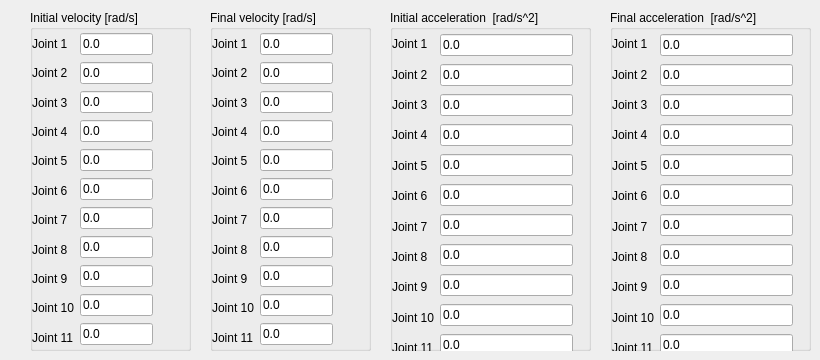
   <widget class="QWidget" name="tab_huml_bounds">
    <attribute name="title">
     <string>Boundary conditions</string>
    </attribute>
    <widget class="QGroupBox" name="groupBox_init_vel">
     <property name="geometry">
      <rect>
       <x>30</x>
       <y>10</y>
       <width>161</width>
       <height>341</height>
      </rect>
     </property>
     <property name="title">
      <string>Initial velocity [rad/s]</string>
     </property>
     <widget class="QWidget" name="layoutWidget">
      <property name="geometry">
       <rect>
        <x>2</x>
        <y>22</y>
        <width>121</width>
        <height>317</height>
       </rect>
      </property>
      <layout class="QHBoxLayout" name="horizontalLayout_4">
       <item>
        <layout class="QVBoxLayout" name="verticalLayout_17">
         <item>
          <widget class="QLabel" name="label_35">
           <property name="text">
            <string>Joint 1</string>
           </property>
          </widget>
         </item>
         <item>
          <widget class="QLabel" name="label_36">
           <property name="text">
            <string>Joint 2</string>
           </property>
          </widget>
         </item>
         <item>
          <widget class="QLabel" name="label_37">
           <property name="text">
            <string>Joint 3</string>
           </property>
          </widget>
         </item>
         <item>
          <widget class="QLabel" name="label_43">
           <property name="text">
            <string>Joint 4</string>
           </property>
          </widget>
         </item>
         <item>
          <widget class="QLabel" name="label_45">
           <property name="text">
            <string>Joint 5</string>
           </property>
          </widget>
         </item>
         <item>
          <widget class="QLabel" name="label_46">
           <property name="text">
            <string>Joint 6</string>
           </property>
          </widget>
         </item>
         <item>
          <widget class="QLabel" name="label_47">
           <property name="text">
            <string>Joint 7</string>
           </property>
          </widget>
         </item>
         <item>
          <widget class="QLabel" name="label_48">
           <property name="text">
            <string>Joint 8</string>
           </property>
          </widget>
         </item>
         <item>
          <widget class="QLabel" name="label_49">
           <property name="text">
            <string>Joint 9</string>
           </property>
          </widget>
         </item>
         <item>
          <widget class="QLabel" name="label_50">
           <property name="text">
            <string>Joint 10</string>
           </property>
          </widget>
         </item>
         <item>
          <widget class="QLabel" name="label_51">
           <property name="text">
            <string>Joint 11</string>
           </property>
          </widget>
         </item>
        </layout>
       </item>
       <item>
        <layout class="QVBoxLayout" name="verticalLayout_18">
         <item>
          <widget class="QLineEdit" name="lineEdit_init_vel_1">
           <property name="text">
            <string>0.0</string>
           </property>
          </widget>
         </item>
         <item>
          <widget class="QLineEdit" name="lineEdit_init_vel_2">
           <property name="text">
            <string>0.0</string>
           </property>
          </widget>
         </item>
         <item>
          <widget class="QLineEdit" name="lineEdit_init_vel_3">
           <property name="text">
            <string>0.0</string>
           </property>
          </widget>
         </item>
         <item>
          <widget class="QLineEdit" name="lineEdit_init_vel_4">
           <property name="text">
            <string>0.0</string>
           </property>
          </widget>
         </item>
         <item>
          <widget class="QLineEdit" name="lineEdit_init_vel_5">
           <property name="text">
            <string>0.0</string>
           </property>
          </widget>
         </item>
         <item>
          <widget class="QLineEdit" name="lineEdit_init_vel_6">
           <property name="text">
            <string>0.0</string>
           </property>
          </widget>
         </item>
         <item>
          <widget class="QLineEdit" name="lineEdit_init_vel_7">
           <property name="text">
            <string>0.0</string>
           </property>
          </widget>
         </item>
         <item>
          <widget class="QLineEdit" name="lineEdit_init_vel_8">
           <property name="text">
            <string>0.0</string>
           </property>
          </widget>
         </item>
         <item>
          <widget class="QLineEdit" name="lineEdit_init_vel_9">
           <property name="text">
            <string>0.0</string>
           </property>
          </widget>
         </item>
         <item>
          <widget class="QLineEdit" name="lineEdit_init_vel_10">
           <property name="text">
            <string>0.0</string>
           </property>
          </widget>
         </item>
         <item>
          <widget class="QLineEdit" name="lineEdit_init_vel_11">
           <property name="text">
            <string>0.0</string>
           </property>
          </widget>
         </item>
        </layout>
       </item>
      </layout>
     </widget>
    </widget>
    <widget class="QGroupBox" name="groupBox_init_acc">
     <property name="geometry">
      <rect>
       <x>390</x>
       <y>10</y>
       <width>201</width>
       <height>341</height>
      </rect>
     </property>
     <property name="title">
      <string>Initial acceleration  [rad/s^2]</string>
     </property>
     <widget class="QWidget" name="layoutWidget_3">
      <property name="geometry">
       <rect>
        <x>2</x>
        <y>22</y>
        <width>181</width>
        <height>328</height>
       </rect>
      </property>
      <layout class="QHBoxLayout" name="horizontalLayout_15">
       <item>
        <layout class="QVBoxLayout" name="verticalLayout_21">
         <item>
          <widget class="QLabel" name="label_72">
           <property name="text">
            <string>Joint 1</string>
           </property>
          </widget>
         </item>
         <item>
          <widget class="QLabel" name="label_73">
           <property name="text">
            <string>Joint 2</string>
           </property>
          </widget>
         </item>
         <item>
          <widget class="QLabel" name="label_74">
           <property name="text">
            <string>Joint 3</string>
           </property>
          </widget>
         </item>
         <item>
          <widget class="QLabel" name="label_75">
           <property name="text">
            <string>Joint 4</string>
           </property>
          </widget>
         </item>
         <item>
          <widget class="QLabel" name="label_76">
           <property name="text">
            <string>Joint 5</string>
           </property>
          </widget>
         </item>
         <item>
          <widget class="QLabel" name="label_77">
           <property name="text">
            <string>Joint 6</string>
           </property>
          </widget>
         </item>
         <item>
          <widget class="QLabel" name="label_78">
           <property name="text">
            <string>Joint 7</string>
           </property>
          </widget>
         </item>
         <item>
          <widget class="QLabel" name="label_79">
           <property name="text">
            <string>Joint 8</string>
           </property>
          </widget>
         </item>
         <item>
          <widget class="QLabel" name="label_80">
           <property name="text">
            <string>Joint 9</string>
           </property>
          </widget>
         </item>
         <item>
          <widget class="QLabel" name="label_81">
           <property name="text">
            <string>Joint 10</string>
           </property>
          </widget>
         </item>
         <item>
          <widget class="QLabel" name="label_82">
           <property name="text">
            <string>Joint 11</string>
           </property>
          </widget>
         </item>
        </layout>
       </item>
       <item>
        <layout class="QVBoxLayout" name="verticalLayout_22">
         <item>
          <widget class="QLineEdit" name="lineEdit_init_acc_1">
           <property name="text">
            <string>0.0</string>
           </property>
          </widget>
         </item>
         <item>
          <widget class="QLineEdit" name="lineEdit_init_acc_2">
           <property name="text">
            <string>0.0</string>
           </property>
          </widget>
         </item>
         <item>
          <widget class="QLineEdit" name="lineEdit_init_acc_3">
           <property name="text">
            <string>0.0</string>
           </property>
          </widget>
         </item>
         <item>
          <widget class="QLineEdit" name="lineEdit_init_acc_4">
           <property name="text">
            <string>0.0</string>
           </property>
          </widget>
         </item>
         <item>
          <widget class="QLineEdit" name="lineEdit_init_acc_5">
           <property name="text">
            <string>0.0</string>
           </property>
          </widget>
         </item>
         <item>
          <widget class="QLineEdit" name="lineEdit_init_acc_6">
           <property name="text">
            <string>0.0</string>
           </property>
          </widget>
         </item>
         <item>
          <widget class="QLineEdit" name="lineEdit_init_acc_7">
           <property name="text">
            <string>0.0</string>
           </property>
          </widget>
         </item>
         <item>
          <widget class="QLineEdit" name="lineEdit_init_acc_8">
           <property name="text">
            <string>0.0</string>
           </property>
          </widget>
         </item>
         <item>
          <widget class="QLineEdit" name="lineEdit_init_acc_9">
           <property name="text">
            <string>0.0</string>
           </property>
          </widget>
         </item>
         <item>
          <widget class="QLineEdit" name="lineEdit_init_acc_10">
           <property name="text">
            <string>0.0</string>
           </property>
          </widget>
         </item>
         <item>
          <widget class="QLineEdit" name="lineEdit_init_acc_11">
           <property name="text">
            <string>0.0</string>
           </property>
          </widget>
         </item>
        </layout>
       </item>
      </layout>
     </widget>
    </widget>
    <widget class="QGroupBox" name="groupBox_final_vel">
     <property name="geometry">
      <rect>
       <x>210</x>
       <y>10</y>
       <width>161</width>
       <height>341</height>
      </rect>
     </property>
     <property name="title">
      <string>Final velocity [rad/s]</string>
     </property>
     <widget class="QWidget" name="layoutWidget_2">
      <property name="geometry">
       <rect>
        <x>2</x>
        <y>22</y>
        <width>121</width>
        <height>317</height>
       </rect>
      </property>
      <layout class="QHBoxLayout" name="horizontalLayout_7">
       <item>
        <layout class="QVBoxLayout" name="verticalLayout_19">
         <item>
          <widget class="QLabel" name="label_52">
           <property name="text">
            <string>Joint 1</string>
           </property>
          </widget>
         </item>
         <item>
          <widget class="QLabel" name="label_53">
           <property name="text">
            <string>Joint 2</string>
           </property>
          </widget>
         </item>
         <item>
          <widget class="QLabel" name="label_63">
           <property name="text">
            <string>Joint 3</string>
           </property>
          </widget>
         </item>
         <item>
          <widget class="QLabel" name="label_64">
           <property name="text">
            <string>Joint 4</string>
           </property>
          </widget>
         </item>
         <item>
          <widget class="QLabel" name="label_65">
           <property name="text">
            <string>Joint 5</string>
           </property>
          </widget>
         </item>
         <item>
          <widget class="QLabel" name="label_66">
           <property name="text">
            <string>Joint 6</string>
           </property>
          </widget>
         </item>
         <item>
          <widget class="QLabel" name="label_67">
           <property name="text">
            <string>Joint 7</string>
           </property>
          </widget>
         </item>
         <item>
          <widget class="QLabel" name="label_68">
           <property name="text">
            <string>Joint 8</string>
           </property>
          </widget>
         </item>
         <item>
          <widget class="QLabel" name="label_69">
           <property name="text">
            <string>Joint 9</string>
           </property>
          </widget>
         </item>
         <item>
          <widget class="QLabel" name="label_70">
           <property name="text">
            <string>Joint 10</string>
           </property>
          </widget>
         </item>
         <item>
          <widget class="QLabel" name="label_71">
           <property name="text">
            <string>Joint 11</string>
           </property>
          </widget>
         </item>
        </layout>
       </item>
       <item>
        <layout class="QVBoxLayout" name="verticalLayout_20">
         <item>
          <widget class="QLineEdit" name="lineEdit_final_vel_1">
           <property name="text">
            <string>0.0</string>
           </property>
          </widget>
         </item>
         <item>
          <widget class="QLineEdit" name="lineEdit_final_vel_2">
           <property name="text">
            <string>0.0</string>
           </property>
          </widget>
         </item>
         <item>
          <widget class="QLineEdit" name="lineEdit_final_vel_3">
           <property name="text">
            <string>0.0</string>
           </property>
          </widget>
         </item>
         <item>
          <widget class="QLineEdit" name="lineEdit_final_vel_4">
           <property name="text">
            <string>0.0</string>
           </property>
          </widget>
         </item>
         <item>
          <widget class="QLineEdit" name="lineEdit_final_vel_5">
           <property name="text">
            <string>0.0</string>
           </property>
          </widget>
         </item>
         <item>
          <widget class="QLineEdit" name="lineEdit_final_vel_6">
           <property name="text">
            <string>0.0</string>
           </property>
          </widget>
         </item>
         <item>
          <widget class="QLineEdit" name="lineEdit_final_vel_7">
           <property name="text">
            <string>0.0</string>
           </property>
          </widget>
         </item>
         <item>
          <widget class="QLineEdit" name="lineEdit_final_vel_8">
           <property name="text">
            <string>0.0</string>
           </property>
          </widget>
         </item>
         <item>
          <widget class="QLineEdit" name="lineEdit_final_vel_9">
           <property name="text">
            <string>0.0</string>
           </property>
          </widget>
         </item>
         <item>
          <widget class="QLineEdit" name="lineEdit_final_vel_10">
           <property name="text">
            <string>0.0</string>
           </property>
          </widget>
         </item>
         <item>
          <widget class="QLineEdit" name="lineEdit_final_vel_11">
           <property name="text">
            <string>0.0</string>
           </property>
          </widget>
         </item>
        </layout>
       </item>
      </layout>
     </widget>
    </widget>
    <widget class="QGroupBox" name="groupBox_final_acc">
     <property name="geometry">
      <rect>
       <x>610</x>
       <y>10</y>
       <width>201</width>
       <height>341</height>
      </rect>
     </property>
     <property name="title">
      <string>Final acceleration  [rad/s^2]</string>
     </property>
     <widget class="QWidget" name="layoutWidget_4">
      <property name="geometry">
       <rect>
        <x>2</x>
        <y>22</y>
        <width>181</width>
        <height>328</height>
       </rect>
      </property>
      <layout class="QHBoxLayout" name="horizontalLayout_20">
       <item>
        <layout class="QVBoxLayout" name="verticalLayout_24">
         <item>
          <widget class="QLabel" name="label_83">
           <property name="text">
            <string>Joint 1</string>
           </property>
          </widget>
         </item>
         <item>
          <widget class="QLabel" name="label_84">
           <property name="text">
            <string>Joint 2</string>
           </property>
          </widget>
         </item>
         <item>
          <widget class="QLabel" name="label_85">
           <property name="text">
            <string>Joint 3</string>
           </property>
          </widget>
         </item>
         <item>
          <widget class="QLabel" name="label_86">
           <property name="text">
            <string>Joint 4</string>
           </property>
          </widget>
         </item>
         <item>
          <widget class="QLabel" name="label_87">
           <property name="text">
            <string>Joint 5</string>
           </property>
          </widget>
         </item>
         <item>
          <widget class="QLabel" name="label_88">
           <property name="text">
            <string>Joint 6</string>
           </property>
          </widget>
         </item>
         <item>
          <widget class="QLabel" name="label_89">
           <property name="text">
            <string>Joint 7</string>
           </property>
          </widget>
         </item>
         <item>
          <widget class="QLabel" name="label_90">
           <property name="text">
            <string>Joint 8</string>
           </property>
          </widget>
         </item>
         <item>
          <widget class="QLabel" name="label_91">
           <property name="text">
            <string>Joint 9</string>
           </property>
          </widget>
         </item>
         <item>
          <widget class="QLabel" name="label_92">
           <property name="text">
            <string>Joint 10</string>
           </property>
          </widget>
         </item>
         <item>
          <widget class="QLabel" name="label_93">
           <property name="text">
            <string>Joint 11</string>
           </property>
          </widget>
         </item>
        </layout>
       </item>
       <item>
        <layout class="QVBoxLayout" name="verticalLayout_25">
         <item>
          <widget class="QLineEdit" name="lineEdit_final_acc_1">
           <property name="text">
            <string>0.0</string>
           </property>
          </widget>
         </item>
         <item>
          <widget class="QLineEdit" name="lineEdit_final_acc_2">
           <property name="text">
            <string>0.0</string>
           </property>
          </widget>
         </item>
         <item>
          <widget class="QLineEdit" name="lineEdit_final_acc_3">
           <property name="text">
            <string>0.0</string>
           </property>
          </widget>
         </item>
         <item>
          <widget class="QLineEdit" name="lineEdit_final_acc_4">
           <property name="text">
            <string>0.0</string>
           </property>
          </widget>
         </item>
         <item>
          <widget class="QLineEdit" name="lineEdit_final_acc_5">
           <property name="text">
            <string>0.0</string>
           </property>
          </widget>
         </item>
         <item>
          <widget class="QLineEdit" name="lineEdit_final_acc_6">
           <property name="text">
            <string>0.0</string>
           </property>
          </widget>
         </item>
         <item>
          <widget class="QLineEdit" name="lineEdit_final_acc_7">
           <property name="text">
            <string>0.0</string>
           </property>
          </widget>
         </item>
         <item>
          <widget class="QLineEdit" name="lineEdit_final_acc_8">
           <property name="text">
            <string>0.0</string>
           </property>
          </widget>
         </item>
         <item>
          <widget class="QLineEdit" name="lineEdit_final_acc_9">
           <property name="text">
            <string>0.0</string>
           </property>
          </widget>
         </item>
         <item>
          <widget class="QLineEdit" name="lineEdit_final_acc_10">
           <property name="text">
            <string>0.0</string>
           </property>
          </widget>
         </item>
         <item>
          <widget class="QLineEdit" name="lineEdit_final_acc_11">
           <property name="text">
            <string>0.0</string>
           </property>
          </widget>
         </item>
        </layout>
       </item>
      </layout>
     </widget>
    </widget>
   </widget>
